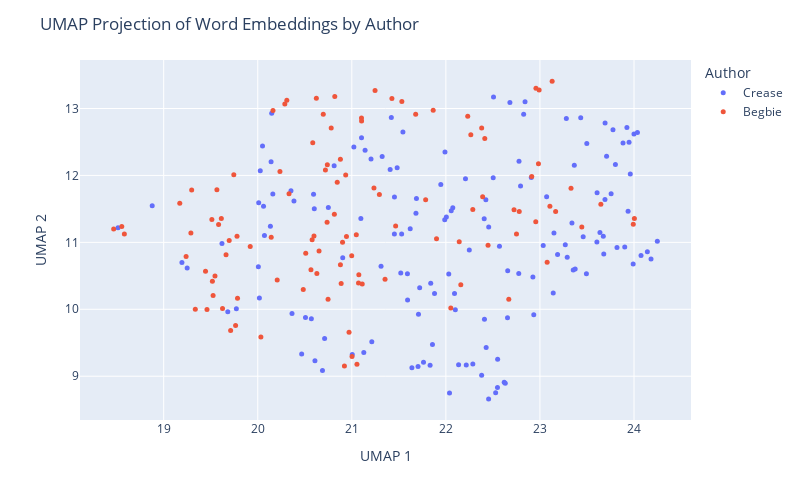

Notebook code cell kept with this figure:
### Code cell
# plot using plotly to further explore
import plotly.express as px
import textwrap

def wrap_text(text, width=60):
    return '<br>'.join(textwrap.wrap(text, width=width))

umap_df = pd.DataFrame(proj, columns=['UMAP 1', 'UMAP 2'])
umap_df['Author'] = labels
umap_df['Text'] = [snip for auth in judge_snippets for snip in judge_snippets[auth]]
umap_df['Text'] = umap_df['Text'].apply(lambda t: wrap_text(t, width=50))

fig = px.scatter(umap_df, x='UMAP 1', y='UMAP 2', 
                 color='Author', hover_data=['Text'], 
                 width=800, height=500 )
fig.update_traces(marker=dict(size=5))
fig.update_layout(title='UMAP Projection of Word Embeddings by Author')
fig.show()

### Figure 1 — Plotly figure (JSON) as saved in the notebook; plotly's stock layout.template omitted (floating-point values rounded to 4 significant figures; data arrays with more than 128 entries replaced by an {"elided": "..."} marker saying what was removed)
{"data": [{"customdata": {"elided": "146x1 str values"}, "hovertemplate": "Author=Crease<br>UMAP 1=%{x}<br>UMAP 2=%{y}<br>Text=%{customdata[0]}<extra></extra>", "legendgroup": "Crease", "marker": {"color": "#636efa", "size": 5, "symbol": "circle"}, "mode": "markers", "name": "Crease", "orientation": "v", "showlegend": true, "type": "scatter", "x": {"elided": "146 float values"}, "xaxis": "x", "y": {"elided": "146 float values"}, "yaxis": "y"}, {"customdata": [["(5) If it appears that a tax is not bona fide<br>within the purpose provided for, but is imposed<br>with the real purpose of discriminating against a<br>class, it is not within the justification of the<br>enabling statute, and, on the facts, the tax in<br>question was intended not for the purpose of<br>raising a revenue, but as a restriction on the<br>Chinese."], ["Indeed if no restriction whatever be placed on the<br>word \" other\" in that section; if the Provincial<br>Legislature can insist upon imposing licenses upon<br>everything and upon every act of life, and tax<br>each licensee at any moment they please, there<br>would be a very simple way of excluding every<br>Chinaman from the Province, by imposing a<br>universal tax, not limited to any nationality, of<br>one or two thousand dollars per annum for a<br>license to Judgment."], ["No Chinaman will shave the back of his head; no<br>true moujik will shave his chin."], ["I rather think that the auctioneers would<br>repudiate this alleged similarity of their<br>occupation to that of a Chinese washerman."], ["assing Chinamen, supposed to be the only persons<br>carrying on this industry."], ["REGINA v. MEE WAH to subject Chinamen to<br>exceptional disadvantages it is clearly<br>unconstitutional."], ["G. to the report of the recent Chinese Conmission,<br>p. 379, and by Mr. Justice CREASE in Wing Chong's<br>case, 1 B.C.R."], ["Justices FIELD, HOFFMAN, SAWYER and DEADY and<br>other Judges whom they cite, all confirm this,<br>that a State, or Provincial law imposing special<br>disabilities or unequal burdens on Chinamen is<br>unconstitutional and void."], ["Statutes were by their title and preamble REGINA<br>v. MEE WAH expressly aimed at Chinamen by name;<br>that this distinction also renders inapplicable<br>all the United States' cases cited; that this<br>enactment is quite general extending to all<br>laundries without exception and we must not look<br>beyond the words of the enactment to enquire what<br>its object was; that there is in fact one laundry<br>in Victoria not conducted by Chinamen on which the<br>tax will fall with equal force so that it is<br>impossible to say that Chinamen are hereby<br>exclusively selected for taxation; the<br>circumstance that they are chiefly affected being<br>a mere coincidence; that the bylaw only imposes<br>$100.00 per annum, keeping far within the limit of<br>$150.00 permitted by the Statute; that the tax<br>clearly is calculated to procuring additional<br>Municipal revenue and that no other object is<br>hinted at."], ["I, for my part, cannot arrive at any other<br>conclusion than that it is specially directed<br>against Chinamen because they are Chinamen and for<br>no other Judgment."], ["The appellants' contention that the clause is<br>merely intended to hamper or expel Chinamen is<br>much strengthened by considering the amount of the<br>tax sanctioned, which is $150.00 per annum,<br>whereas the limit sanctioned by the Legislature in<br>the case of any retail shop, however extensive or<br>lucrative its business, is only $10.00 per annum."], ["The test is whether on the whole statute the<br>Legislature can fairly be held to have said : \"Let<br>us impose a tax in order to raise a revenue,<br>though perhaps it may fall on Chinamen,\" or \" let<br>us impose this tax in order to fall on Chinamen,<br>though perhaps it will raise no revenue.\""], ["When we find (1st) no other description of labour<br>taxed at all ; (2nd) this description of labour<br>practically quite abandoned to Chinamen alone ;<br>(3rd) this description of labour taxed at fifteen<br>times the rate permitted to be levied on any<br>retail shop ; (4th) that a preliminary Provincial<br>Act has declared Chinamen incapable of the<br>franchise which they formerly exercised."], ["I cannot doubt but that the tax is directed<br>against Chinamen, as such."], ["It is not competent to the Provincial Legislature,<br>or to a municipality, to deprive, generally,<br>particular nationalities or individuals of the<br>capacity to take out municipal trade licenses ; e.<br>g., a Chinaman has a right to apply for a<br>pawnbroker's license."], ["Application for a mandamus to the Corporation of<br>the City of Victoria to compel the renewal to the<br>prosecutors (Chinamen) of a pawnbroker's license."], ["It is alleged by the prosecution, and not denied,<br>that the Council have in fact ordered the<br>Collector to issue no pawnbroking license to any<br>Chinaman."], ["In the French colony of Cayenne, the Town Council<br>recently handi- capped the superior capacities of<br>the Chinaman by imposing on merchants of that<br>empire an extra tax of $300 per annum, deeming it<br>also expedient to handicap English and German<br>traders by a surtax of $200 on them."], ["Chinamen in British Columbia appear to follow any<br>description of industry which may appear useful,<br>i.e., in which they can obtain employment or earn<br>their livelihood."], ["The menial businesses of washing and of splitting<br>and Chinese washer sawing stovewood are almost<br>entirely engrossed by Chinamen."], ["Every Chinaman in British Columbia has the air of<br>having worked, and of being ready to work, with<br>his hands, except a few who practice as medical<br>men and the leading commercial men."], ["Chinamen do not much trouble the hospitals."], ["I never heard of Chinamen becoming a burden on the<br>private charity of the whites."], ["I have an indistinct remembrance of having been<br>once asked to contribute to the cost of removing a<br>disabled Chinaman; I am not sure."], ["Industry, economy, sobriety, and law-abidingness<br>are exactly the four prominent qualities of<br>Chinamen as asserted both by their advocates and<br>their adversaries."], ["Lazy, drunken, extravagant, and turbulent: this<br>is, by the voices of their friends and foes,<br>exactly what a Chinaman is not."], ["If Chinamen would only be less industrious and<br>economical, if they would but occasionally get<br>drunk, they would no longer be the formidable<br>competitors with the white man which they prove to<br>be in the labor market; there would be no longer a<br>cry for their suppression."], ["But these qualities meet with no competition here;<br>and the Chinaman sees no person to take his place<br>were he to abdicate it."], ["I have heard an individual Chinaman stigmatized as<br>\"lazy ;\" but the fact was he conceived himself<br>insulted, and was sulking."], ["I cannot recall to memory that I ever saw or heard<br>of a Chinaman being drunk."], ["There is scarcely an epithet so removed from the<br>notion of a Chinaman as \"turbulent,\" though of<br>course they may be provoked to resist violence."], ["employment as domestics, their large brotherhoods,<br>necessarily impenetrably secret to the whites, and<br>the unguarded condition of our houses, the<br>pilfering by Chinamen servants is really quite<br>inconsiderable."], ["I believe that two of the white servants I have<br>had have pilfered more from me  than any twenty<br>Chinamen in Victoria ever stole from their<br>employers..  5."], ["I do not think that the feeling of the whites<br>against Chinamen has much changed; but I do not<br>recollect anything that can be called \"agitation \"<br>against them until Confederation."], ["This dislike, which otherwise might lie dormant or<br>inert, is certainly mutual; it is manifested in<br>China, we are- told, more extensively and<br>stringently than here, and without any impulse<br>there from direct competition for bread."], ["Europeans at Canton or Shanghai are not safe<br>beyond their allotted cantonments, any more than a<br>Chinaman would have been on Williams Creek twenty<br>years ago."], ["The Chinaman is in every respect the reverse of an<br>European, except that he is a man."], ["Accordingly, before the close of the First<br>Parliament after Confederation, Chinamen were<br>deprived of the right of franchise, which they had<br>previously enjoyed."], ["This was on the ostensible ground that all<br>Chinamen were actuated merely by direct money<br>considerations."], ["The same distinguished writer whom I have already<br>quoted on the Judenhetze, observes, in speaking of<br>the rival programmes in the existing presidential<br>campaign in the United States: \"The Irish vote or<br>the republican working man cannot be wooed<br>successfully without attacks on the bloated<br>capitalist, on English tyranny or treachery, or on<br>the unfortunate immigrants from China.” Mutato<br>nomine."], ["There are several matters alleged against<br>Chinamen: One is the extraordinarily small space<br>into which a cluster of them will retire for rest."], ["But I have seen in a good-sized house, where there<br>was plenty of cubic space, and where each person<br>might have had a separate bunk, five or six<br>Chinamen, not lodgers but owners, sleeping in a<br>heap as above described."], ["It is common to attribute to Chinamen generally,<br>that they are infested with disgusting diseases --<br>e. g., leprosy."], ["When an orator talks of Chinese lepers, it is<br>exactly the same unmeaning abuse as when a Canton<br>periodical holds out to popular indignation the<br>foreign \"red devils.\""], ["There is no leprosy or diabolism in the case;<br>though of course a Chinaman, like any other man,<br>may be a leper."], ["The orator merely wishes to impress his audience<br>with the belief that 'he strongly objects to<br>Chinamen."], ["A Chinaman was once pointed out to me who was<br>alleged to be a leper."], ["That was the only case of skin disease I remember<br>to have noticed or heard of among Chinamen."], ["These certainly were not contracted from Chinamen."], ["The Chinese, and I believe other Asiatic nations,<br>use opium extensively."], ["The enormous consumption which this implies does<br>not appear to prevent Chinamen from being the most<br>prolific race, the most indefatigable laborers,<br>and the keenest traders in the world."], ["If any Chinamen here abuse the drug by over-<br>indulgence, they must hide themselves, or at all<br>events they have entirely escaped my observation."], ["If their example persuades any white people to<br>similar over-indulgence, of which I am equally<br>ignorant, these must be a very degraded class-<br>weaker and more degraded than the Chinaman whose<br>expulsion is demanded."], ["Opium, as generally used here, is probably as<br>harmless as tobacco, which is also extensively<br>used in British Columbia by Chinamen."], ["All the evils arising from opium in British<br>Columbia in a year do not, probably, equal the<br>damage, trouble and expense occasioned to<br>individuals and to the state by whiskey in a<br>single month, or perhaps in some single night, As<br>already observed, I do not remember ever to have<br>seen a drunken Chinaman; and the argument against<br>Chinamen founded on opium appears to be analogous<br>to the comparison of the mote and the beam."], ["It is alleged that not only the aggregation of<br>Chinamen in their dwellings is a source of danger<br>to the public health, but that their habits are<br>filthy."], ["There are of course dirty Chinamen."], ["Any family in British Columbia will, at once,<br>without any enquiry as to his cleanliness, admit<br>the first Chinaman who offers as a cook-where a<br>cook is wanted; and really it may be said that no<br>washing is given out to people of any other<br>nation."], ["Whether the presence of Chinamen is any longer<br>desirable in British Colombia, is to a certain<br>extent a matter of opinion."], ["That Chinamen are very large till within a year,<br>mainly, employed in all the laborious parts of our<br>coal mines ; 2nd."], ["I do not see how people would get on here at all<br>without Chinamen."], ["If Chinamen were expelled, employers of labor<br>would probably have to leave the province; and<br>when they were gone, where would the employed be?"], ["There are supposed to be in California more than<br>120,000 Chinamen."], ["It is probable that in that state, as in British<br>Columbia, a good deal more than half the manual<br>labor is performed by Chinamen."], ["Within a radius of two miles there are at this<br>time no less than 500 Chinamen engaged in<br>gathering the hop crop."], ["For a field of twenty-five or thirty acres about<br>100 Chinamen are employed."], ["The Chinamen work by contract, and they rush from<br>morning till night, seeming never to tire."], ["As soon as a box is filled a loud yell informs the<br>foreman, who brings a sack, into which the box is<br>emptied, and the Chinamen are given a check."], ["Two Chinamen can pick from two to three boxes in a<br>day, and as they receive $1.50 per box it will be<br>seen that they are earning white men's wages."], ["Last year they only received $1.25, but help at<br>this time is scarce and the China bosses had only<br>to demand the raise and get it."], ["Now the only paying industries here are the<br>canneries and shoe factories, in both of which the<br>labor is almost exclusively Chinese."], ["Owing to a very great superiority in the mineral,<br>the coal mines have paid largely, notwithstanding<br>the rates of white miners wages, unequalled<br>elsewhere; but the coal mines have hitherto<br>largely employed Chinamen also."], ["After all that I have said about Chinamen, I can<br>lay no more claim to consistency than anybody else<br>in British Columbia."], ["I have always asserted their good qualities; but I<br>have never in twenty-six years had a Chinaman in<br>my house, an expensive whim that nobody else has<br>indulged in."], ["Still, I have had my opportunities of seeing and<br>hearing, for in all that time, I do not think I<br>ever knew a family that did not employ at least<br>one Chinaman."], ["The combination which it is intended to suggest<br>would be, I suppose, that the legislature should<br>forbid such arrivals of Chinamen, and that the<br>white population should \" boycott \" those<br>remaining here; or else that the legislature<br>should decree their expulsion."], ["The normal rates of wages are five shillings for<br>Chinamen, and in Victoria eight shillings for<br>white men."], ["I cannot believe that it has; on the contrary, as<br>the presence of Chinamen has enabled some small<br>capital to be accumulated, they must have<br>augmented the wages fund in the province: i. e.,<br>the loose capital seeking to increase itself by<br>the employment of reproductive labor."], ["I do not believe that any single European in the<br>province would employ a Chinaman about any<br>undertaking if he could procure an European,<br>irrespective of wages, unless, of course, the<br>European demanded wages which precluded all profit<br>on the undertaking."], ["Chinamen are employed not so much because their<br>normal money tariff is lower than the whites and<br>yet not much lower; many Chinamen get $30, and<br>some even $35 and $40, per month-as because they<br>are, as a rule, more sober, steady, docile and<br>industrious."], ["With very few exceptions, indeed, I never met a<br>Chinaman whom I could understand, beyond the<br>commonest wants, or by whom I could feel any<br>certainty that I was understood, even for an<br>ordinary message."], ["Yet I have often feared that I should be compelled<br>to fall into the universal practice and take<br>Chinese servants into my house-which I have never<br>yet done."], ["I have never personally observed any effect by the<br>Chinese upon the morals of the white people."], ["The latter have occasionally been induced by race-<br>prejudice to indulge in acts of violence ; but it<br>would be too much to say from thence that the<br>Chinaman had corrupted his cowardly assailants."], ["One Chinaman, last year, pleaded guilty to an<br>indictment for indecent assault on two girls of<br>ten or eleven and twelve or thirteen years."], ["However that is the only case I remember in which<br>it could be alleged that a Chinaman had had any<br>evil effect upon the morals of the whites, a<br>matter upon which they can have but very little<br>influence, either for good or evil."], ["Whites who have evil communications with Chinese<br>must themselves be lamentably depraved beforehand;<br>and so, I should be disposed to say, immoral<br>Chinese are not only not more injurious, but they<br>are quite innocuous to the morals of the whites,<br>in comparison with white people of similar or<br>allied habits."], ["I have seen unmistakable prostitutes in the<br>Chinese quarter of Victoria."], ["Drunken whites, I am sorry to say, are often to be<br>seen in Victoria, by night or by day; but I do not<br>remember ever to have seen a Chinaman under the<br>influence of liquor."], ["Debauched whites sometimes frequent, I believe,<br>Chinese brothels, as they do Indian brothels."], ["I don't think serious breaches of the peace are<br>proportionately more frequent in Chinese brothels<br>than in those kept by white women."], ["Indian brothels breed the most disturbances; and<br>they are close to the Chinese quarter."], ["I have omitted to state that Chinamen here are<br>generally divided into two tribes, or clans-there<br>may be more, but I have often had my attention<br>drawn to these two-viz ."], ["When a breach of the peace occurs among Chinamen,<br>the culprits are generally Canton versus Hong<br>Kong; and when these come into court, either in<br>criminal or civil cases, it is common to allow<br>each side to have an interpreter; as well to watch<br>that the evidence is truly interpreted as also to<br>explain it to their respective clients."], ["Owing partly to this, and partly also to their<br>unintelligibility to whites, and vice versa, it is<br>usual when twenty or thirty hands are engaged, e.<br>g., at a cannery, not to make the contract with<br>each workman separately, but with some one<br>Chinaman who has learned some English, leaving him<br>to sub-contract with the men; and he being the<br>sole medium of communication between them and the<br>owner of the cannery, this arrangement, though<br>unavoidable, necessarily leaves the men a good<br>deal at the mercy of this foreman."], ["Sometimes this takes place on a much larger scale,<br>and a Chinese merchant here will contract for a<br>whole cargo of Chinamen, fresh from China, whom he<br>engages to provide with employment, and then<br>drafts them out to different employers here, for<br>roads, canneries, etc."], ["A miner who feels no shame in purchasing the<br>possession of a female for a single night for $20,<br>is scandalized when a Chinaman pays $500 for the<br>possession of a female for six months, or until<br>they disagree."], ["No disgust is felt by Europeans when parents make<br>it a sine qua non on consenting to their<br>daughters' marriage that the husband shall settle<br>ten or twenty thousand dollars upon her; but it is<br>infamous if a Chinaman purchases the consent of<br>parents or guardians for one thousand dollars."], ["The woman is a slave sold into prostitution, but<br>the Chinese themselves look upon it in a different<br>light."], ["There was a case not long ago in court, before<br>myself, on habeas corpus: A Chinese girl was<br>contracted to marry a man who had offered the<br>guardians five hundred dollars."], ["I apprehend much of what is said about Chinese<br>slavery and prostitution proceeds from imperfect<br>consideration of the difference between Christian<br>and non-Christian marriage; but I only guess this,<br>I know scarcely anything about it."], ["Another ground on which I have heard it asserted<br>that slavery is general among Chinamen here, is<br>rather, I suspect, a proof of their freedom, or<br>would be so accepted among whites."], ["I have no doubt but that compulsion is put on all<br>Chinamen, so that it is very difficult for them to<br>obtain work, if they remain outside this<br>organization."], ["It is yet further urged against the Chinese, as<br>showing their unfitness to dwell in the land, that<br>they show no respect to our laws, nor to our<br>appointed courts, but refer their differences to<br>private tribunals of their own, whose behests are<br>carried out, irrespective of their conformity with<br>our laws and are never disputed in our courts."], ["The Chinese, like most other nations with any<br>pretence to civilization, have some methods for<br>referring private disputes to arbitrators chosen<br>by the parties themselves."], ["That the awards of Chinese arbitrators are always<br>accepted without demur (if the fact be as alleged)<br>would surely be a strong evidence of the equity of<br>the award, and the good sense of the parties in<br>difference; for it is utterly untrue that Chinamen<br>ignore our courts, or treat them with any want of<br>respect."], ["Any questions as to their labor associations,<br>their clans, their marriage laws, their<br>immigration contracts, would, I fear, be in<br>general met with suspicion and answered with<br>reluctance."], ["the nature and results of trades-unions at home,<br>after every enquiry possible; how much more<br>difficult would it be to arrive at facts here,<br>where they must necessarily be shrouded behind the<br>impenetrable and irresponsible screen of a Chinese<br>interpreter?"]], "hovertemplate": "Author=Begbie<br>UMAP 1=%{x}<br>UMAP 2=%{y}<br>Text=%{customdata[0]}<extra></extra>", "legendgroup": "Begbie", "marker": {"color": "#EF553B", "size": 5, "symbol": "circle"}, "mode": "markers", "name": "Begbie", "orientation": "v", "showlegend": true, "type": "scatter", "x": [23.45, 23.65, 19.66, 20.75, 20.74, 23.99, 23.33, 24.0, 23.11, 22.78, 23.17, 22.39, 22.91, 22.72, 22.96, 22.99, 23.13, 22.98, 20.48, 20.97, 20.94, 18.47, 19.55, 19.7, 21.0, 20.88, 20.58, 20.24, 19.92, 19.44, 21.05, 21.24, 19.51, 19.58, 21.9, 19.75, 21.11, 22.96, 20.63, 21.47, 20.88, 21.43, 20.81, 20.94, 21.07, 20.51, 19.61, 19.53, 18.55, 20.03, 20.85, 22.14, 20.33, 20.92, 20.65, 22.67, 18.58, 21.68, 20.21, 20.78, 19.17, 22.45, 20.16, 21.05, 20.31, 20.29, 21.1, 21.25, 20.82, 19.3, 21.0, 21.1, 19.29, 19.78, 19.24, 22.75, 20.62, 21.79, 20.72, 20.7, 20.57, 20.14, 19.46, 20.9, 22.27, 19.63, 20.74, 19.34, 19.52, 19.76, 19.78, 19.71, 20.6, 22.05, 21.87, 21.53, 22.23, 22.38, 21.07, 22.41, 20.58, 20.89, 19.57, 23.08, 22.16, 22.29, 21.35, 21.29], "xaxis": "x", "y": [11.23, 11.57, 10.81, 10.15, 12.16, 11.27, 11.81, 11.36, 11.54, 11.46, 11.46, 11.68, 11.98, 11.49, 13.3, 13.28, 13.41, 12.17, 10.3, 9.655, 12.01, 11.2, 10.5, 11.03, 10.8, 10.67, 12.49, 12.06, 10.94, 10.57, 11.11, 11.81, 11.34, 11.27, 11.05, 12.01, 10.38, 11.31, 10.53, 11.24, 12.24, 13.15, 11.42, 11.09, 10.52, 10.84, 11.36, 10.21, 11.24, 9.585, 11.9, 11.01, 11.73, 9.155, 10.87, 10.15, 11.13, 12.92, 10.44, 12.71, 11.58, 10.96, 12.97, 9.18, 13.12, 13.07, 12.81, 13.27, 13.18, 11.78, 9.296, 12.86, 11.14, 11.09, 10.79, 11.12, 13.15, 11.64, 12.08, 12.92, 10.59, 11.08, 9.997, 11.0, 12.61, 10.01, 11.3, 10.0, 10.42, 9.759, 10.17, 9.685, 11.09, 10.02, 12.98, 13.1, 12.88, 12.71, 10.39, 12.55, 11.04, 10.39, 11.79, 10.7, 10.37, 11.49, 10.45, 11.72], "yaxis": "y"}], "layout": {"height": 500, "legend": {"title": {"text": "Author"}, "tracegroupgap": 0}, "margin": {"t": 60}, "title": {"text": "UMAP Projection of Word Embeddings by Author"}, "width": 800, "xaxis": {"anchor": "y", "domain": [0, 1], "title": {"text": "UMAP 1"}}, "yaxis": {"anchor": "x", "domain": [0, 1], "title": {"text": "UMAP 2"}}}}
